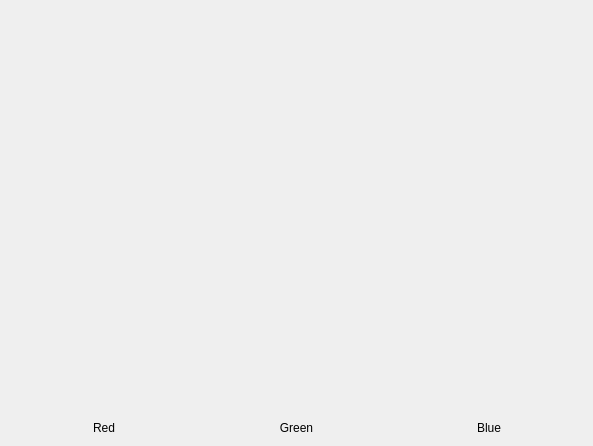
<?xml version="1.0" encoding="UTF-8"?>
<ui version="4.0">
 <class>Form</class>
 <widget class="QWidget" name="Form">
  <property name="geometry">
   <rect>
    <x>0</x>
    <y>0</y>
    <width>593</width>
    <height>446</height>
   </rect>
  </property>
  <property name="windowTitle">
   <string>Form</string>
  </property>
  <layout class="QGridLayout" name="gridLayout">
   <item row="0" column="0">
    <widget class="Canvas" name="canvRed" native="true"/>
   </item>
   <item row="0" column="1">
    <widget class="Canvas" name="canvGreen" native="true"/>
   </item>
   <item row="0" column="2">
    <widget class="Canvas" name="canvBlue" native="true"/>
   </item>
   <item row="1" column="0">
    <widget class="QLabel" name="label">
     <property name="sizePolicy">
      <sizepolicy hsizetype="Preferred" vsizetype="Fixed">
       <horstretch>0</horstretch>
       <verstretch>0</verstretch>
      </sizepolicy>
     </property>
     <property name="text">
      <string>Red</string>
     </property>
     <property name="alignment">
      <set>Qt::AlignCenter</set>
     </property>
    </widget>
   </item>
   <item row="1" column="1">
    <widget class="QLabel" name="label_2">
     <property name="sizePolicy">
      <sizepolicy hsizetype="Preferred" vsizetype="Fixed">
       <horstretch>0</horstretch>
       <verstretch>0</verstretch>
      </sizepolicy>
     </property>
     <property name="text">
      <string>Green</string>
     </property>
     <property name="alignment">
      <set>Qt::AlignCenter</set>
     </property>
    </widget>
   </item>
   <item row="1" column="2">
    <widget class="QLabel" name="label_3">
     <property name="sizePolicy">
      <sizepolicy hsizetype="Preferred" vsizetype="Fixed">
       <horstretch>0</horstretch>
       <verstretch>0</verstretch>
      </sizepolicy>
     </property>
     <property name="text">
      <string>Blue</string>
     </property>
     <property name="alignment">
      <set>Qt::AlignCenter</set>
     </property>
    </widget>
   </item>
  </layout>
 </widget>
 <customwidgets>
  <customwidget>
   <class>Canvas</class>
   <extends>QWidget</extends>
   <header>ui.canvas</header>
   <container>1</container>
  </customwidget>
 </customwidgets>
 <resources/>
 <connections/>
</ui>
